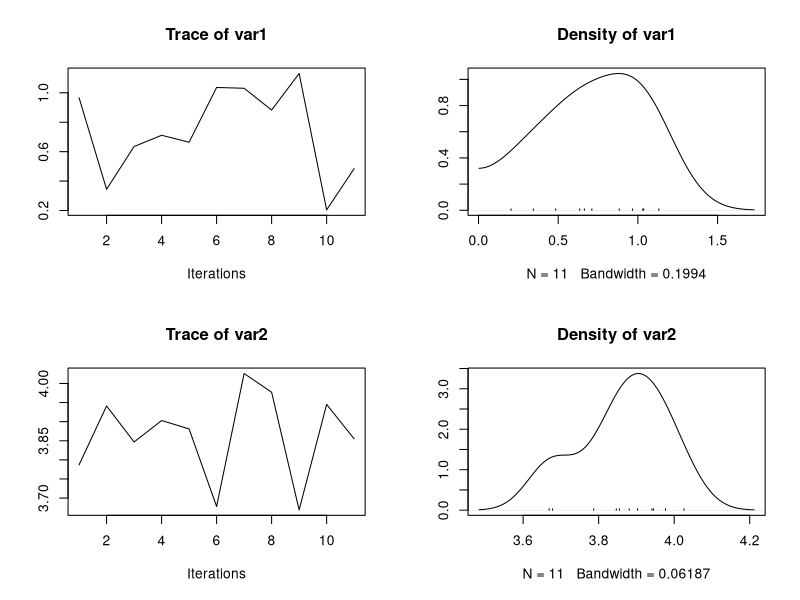
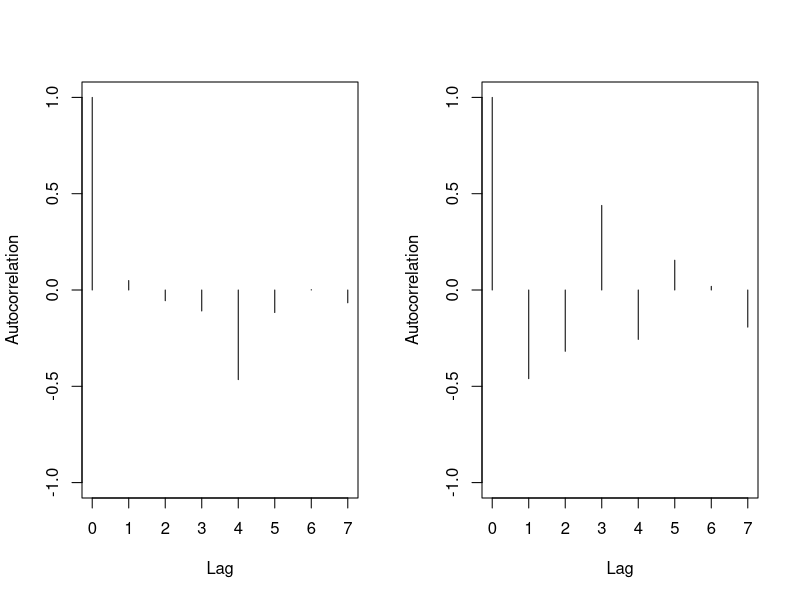
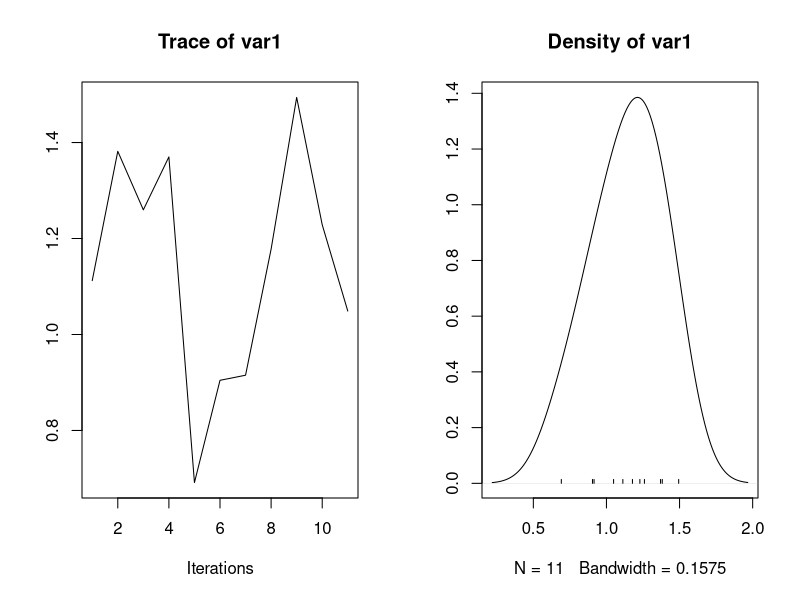
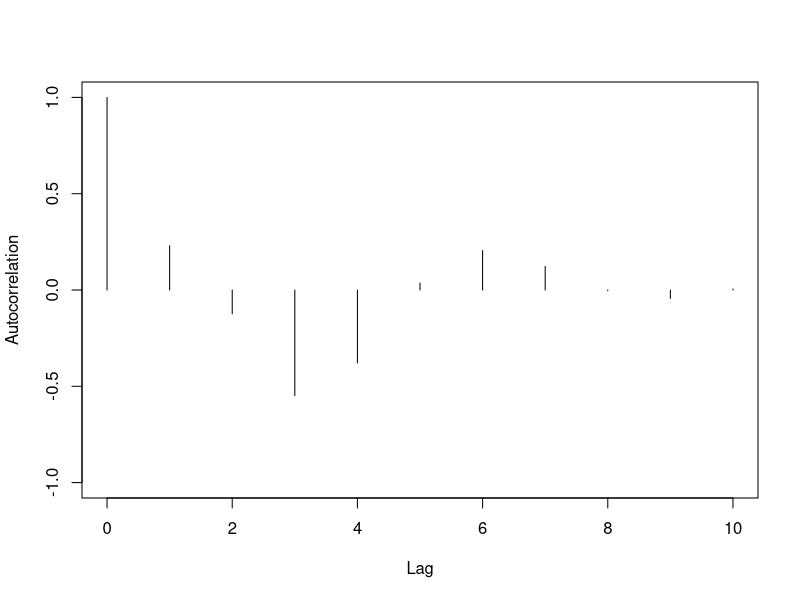
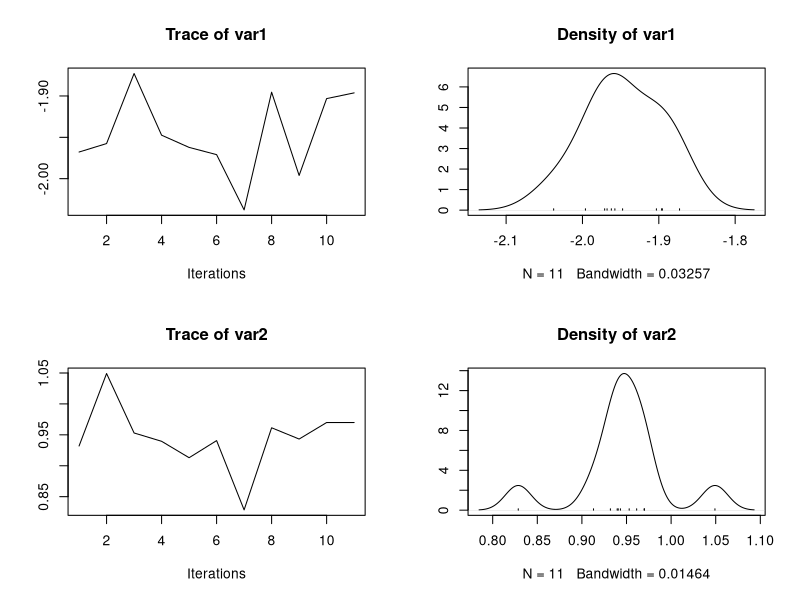
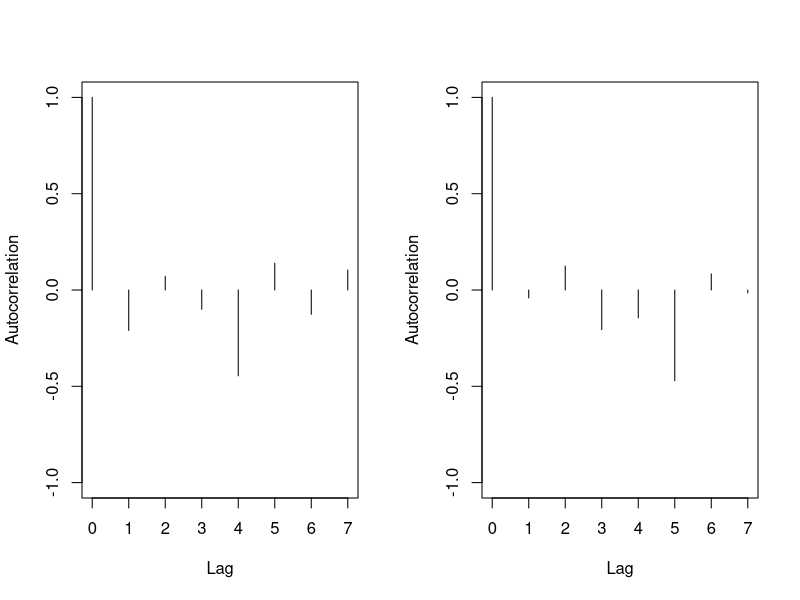
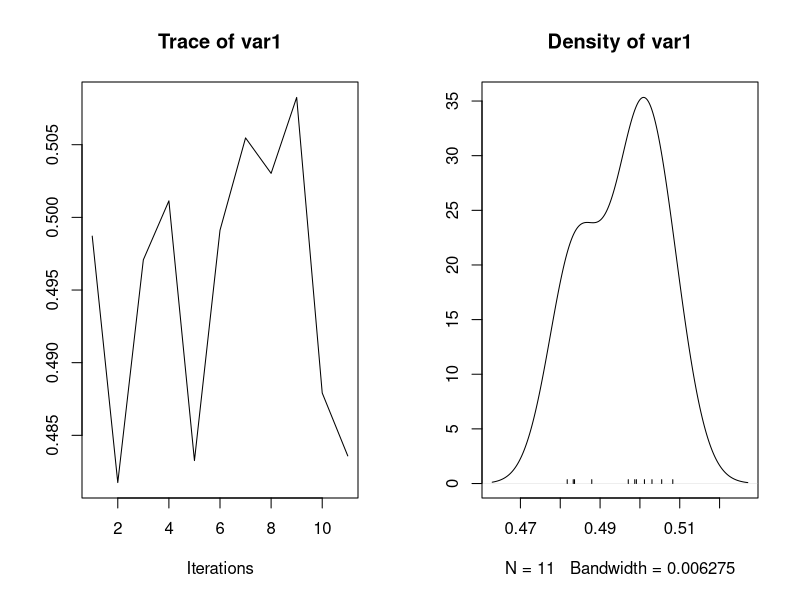
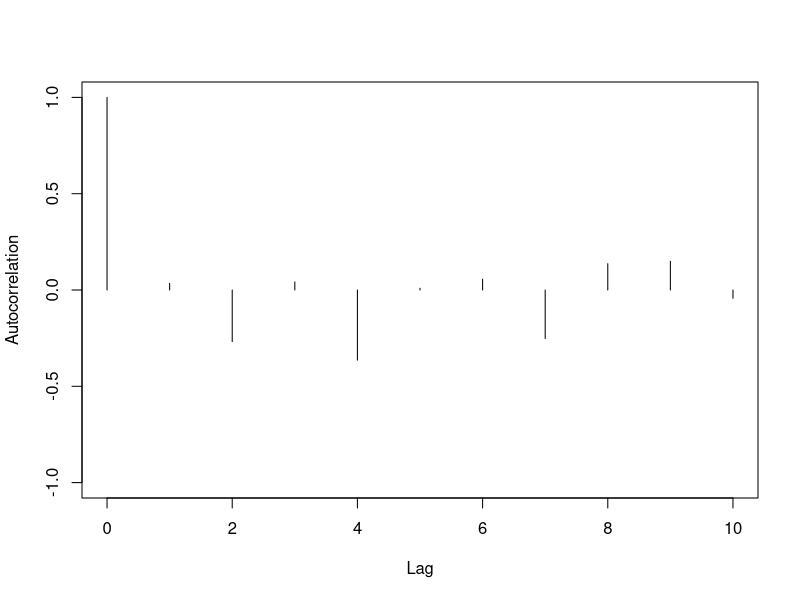

R code for these plots, in order: (Note: this script raises an error after producing the figures.)
#########################################################################
##  Here Try different initial values and different longer chains
##  to show that my MCMC estimation methods work well





############################################################################  
#############################  SARH  ####################################### 
############################################################################  
############################################################################  
##########################################################
#   
#   A Simple SAR SFM with exponential distr of inefficiency
#   Shirong Zhao
#
##########################################################

# y = rho*w*y + x*beta + v - u, panel data
# Model: (I_NT - rho*I_T*kronecker*W)*Y = x*beta + v - u
# u ~ exp(lambda), lambda = exp(z*gamma)
# beta ~ N(0,sigma2*R)
# sigma2 ~ gamma(as,bs)
# gamma ~ N(0,R1)
# u ~ exp(lambda)
# rho ~ Unif(1/r.min, 1)


library(MASS)
library(coda)
library(mvtnorm)
library(Matrix) 
library(mnormt)
library(lattice)
library(msm)
library(mnormt)
library(gdata) # use inside command write.fwf

# subfunctions
# source("./Functions/data_gen.ipynb") # simulate spacial data
##############################################################
####### This function generates spacial data with Y, D and W
data.gen<-function(P1,P2){
  
  V<-P1*P2
  Vid<-array(1:V,c(P1,P2)) # Arbitrarily identifies voxels   
  
  Y<-rep(-99,V) # Arbitrary response vector                 
  Dj<-rep(-99,V)
  Nj<-matrix(-99,nrow=V,ncol=8)  # This will list the neighbors for each voxel
  
  
  for(p1 in 1:P1){
    for(p2 in 1:P2){
      
      # Create the neighborhood matrix, the design matrix, and the segmentation
      # vectors
      l1<-max(c(1,p1-1))
      l2<-max(c(1,p2-1))
      u1<-min(c(P1,p1+1))
      u2<-min(c(P2,p2+1))
      
      neighbors<-as.vector(Vid[l1:u1,l2:u2])
      neighbors<-neighbors[neighbors!=Vid[p1,p2]]
      
      Y[Vid[p1,p2]]<- 10*dnorm((p1-p2),0,10) # rnorm(1,0,0.1 is the noise data, here no noise
      
      wjv<-length(neighbors)
      Dj[Vid[p1,p2]]<-wjv
      Nj[Vid[p1,p2],1:wjv]<-neighbors           
    }
  }
  # Creating the necessary sparse matrices
  i<-NULL
  j<-NULL
  
  for(v in 1:V){
    i<-c(i,rep(v,Dj[v]))
    j<-c(j,Nj[v,1:Dj[v]])
  }
  
  W<- sparseMatrix(i, j, x = 1)  
  D<-sparseMatrix(1:V,1:V,x=Dj)
  
  return(list("Y"=Y,"D"=D,"W"=W))
}

##########################################
# Generates D and W Matrix

P1 = 10
P2 = 10

data<-data.gen(P1=P1,P2=P2)
Y0<-matrix(data$Y, nrow = P1, ncol = P2) 
#levelplot(Y0)

D<-data$D
WW<-data$W 
W=WW/rowSums(WW) # weight matrix, row sums up to 1

##########################################
# Generates Simulation Data
#
set.seed(1111)
N = P1*P2
T = 5
NT = N*T
X = cbind(1,rnorm(NT,0,1))
Z = cbind(1,rnorm(NT,0,1))
beta.true = c(1,4)
sigma2.true = 1
gamma.true = c(-2,1)
lambda.true = exp(Z%*%gamma.true)
rho.true = 0.5
IW=kronecker(diag(T), W)
IRW = solve(diag(NT)-rho.true*IW) # IRW = (I_NT - rho*I_T*kronecker*W)^{-1}
v = rnorm(NT,0,sd = sqrt(sigma2.true))
u.true = rexp(NT, rate=lambda.true)
Y = IRW%*%(X%*%beta.true + v - u.true)

##########################################
# specify the priors

NT = dim(X)[1]
p = dim(X)[2] 
q = dim(Z)[2]
R = 1000*diag(p)
R1 = 100
R2 = 100
RI<-solve(R)
as = 1
bs = 1
al = 1
bl = 1
delta1 = 0.5 # need to be tuned, gamma1.p/gamma1 ~ N(gamma1, delta1)
delta2 = 0.5 # need to be tuned, gamma2.p/gamma2 ~ N(gamma2, delta2)

acc1 = 0 # calculate the accepting rate for gamma1
acc2 = 0 # calculate the accepting rate  for gamma2
thin = 5e1
iter = 1e3
G=iter/thin
Burn = iter/4

### Set the inital value
beta = c(0,0)
gamma = c(0,0)
gamma1 = gamma[1]
gamma2 = gamma[2]
sigma2 = 1
lambda = exp(Z%*%gamma)
rho = 0
u = rexp(NT, rate=lambda)


##########################################
# Create Vector/Matrix to save parameters

beta.save<-matrix(-99,nrow=iter/thin,ncol=p)
sigma2.save<-rep(-99,iter/thin)
gamma.save<-matrix(-99,nrow=iter/thin,ncol=q)
rho.save<-rep(-99,iter/thin)
u.save<-matrix(-99,nrow=iter/thin,ncol=NT)
beta.save[1,]<-beta
sigma2.save[1]<-sigma2
gamma.save[1,]<-gamma
rho.save[1]<-rho
u.save[1,]<-u


##################################################################
# calculate the range of rho, rho ~(1/r.min,1)
# where r.min is the most negative real characteristic root of W
e <- eigen(W)
r.min <- min(e$values)
r.minI <- 1/r.min


##############################################
# quantities only computed once
XTXRI<-solve(t(X)%*%X+RI)
YTWTWYI<-solve(t(Y)%*%t(IW)%*%IW%*%Y)


############################################################################  
############################################################################   
# Burn in loop

for(g in 1:Burn){
  
  
  ##############################################
  # Sample the coefficients beta
  
  Yh=(diag(NT)-rho*IW)%*%Y   # Yh = (I-rho*W)*Y
  
  cv.beta<-XTXRI*sigma2
  mu.beta<-XTXRI%*%t(X)%*%(Yh+u)
  
  
  beta<-as.vector(rmvnorm(1,mean=mu.beta,sigma=cv.beta)) 
  
  
  ##############################################
  # sample inefficiency components 
  
  
  Yt<-Yh-X%*%beta  # Yt = (I-rho*W)*Y - X%*%beta
  
  l1<-0
  u1<-Inf
  mu.u<-as.vector(-(Yt+lambda*sigma2*rep(1,NT)))
  cv.u<-as.vector(sigma2*diag(NT))
  u<-rtnorm(NT, mean=mu.u, sd=sqrt(sigma2), lower=l1, upper=u1)
  u<-as.vector(u)
  
  
  ###############################################
  # Sample sigma2
  
  
  asp<-as+NT/2+p/2
  bsp<-as.vector(bs+sum((Yh-X%*%beta+u)^2)/2+t(beta)%*%RI%*%beta/2)
  
  samp<-rgamma(1,asp,bsp)
  
  sigma2<-1/samp
  
  
  ###############################################
  # Sample gamma1
  
  gamma1.p<-rnorm(1,gamma1,sd=sqrt(delta1))
  gamma.p<-c(gamma1.p,gamma2)
  lambda.p<-exp(Z%*%gamma.p)
  llik=sum(dexp(u,lambda,log=TRUE))
  gamma1.prior<-dnorm(gamma1,0,sd=sqrt(R1),log=TRUE)
  llik.p=sum(dexp(u,lambda.p,log=TRUE))
  gamma1.p.prior<-dnorm(gamma1.p,0,sd=sqrt(R1),log=TRUE)
  
  r=exp(llik.p + gamma1.p.prior - llik - gamma1.prior)
  z<-rbinom(1,1,min(r,1))  
  
  if(z==1){
    gamma1 =gamma1.p
    gamma =gamma.p
    lambda =lambda.p
    acc1 = acc1 + 1 	
  }
  
  
  
  ###############################################
  # Sample gamma2
  
  gamma2.p<-rnorm(1,gamma2,sd=sqrt(delta2))
  gamma.p<-c(gamma1,gamma2.p)
  lambda.p<-exp(Z%*%gamma.p)
  llik=sum(dexp(u,lambda,log=TRUE))
  gamma2.prior<-dnorm(gamma2,0,sd=sqrt(R2),log=TRUE)
  llik.p=sum(dexp(u,lambda.p,log=TRUE))
  gamma2.p.prior<-dnorm(gamma2.p,0,sd=sqrt(R2),log=TRUE)
  
  r=exp(llik.p + gamma2.p.prior - llik - gamma2.prior)
  z<-rbinom(1,1,min(r,1))  
  
  if(z==1){
    gamma2 =gamma2.p
    gamma =gamma.p
    lambda =lambda.p
    acc2 = acc2 + 1 	
  }
  
  
  
  ###############################################
  # Sample rho
  
  
  l2<--1
  u2<-1
  
  mu.rho <- as.vector(YTWTWYI%*%t(Y)%*%t(IW)%*%(Y-X%*%beta+u))  
  cv.rho <- as.vector(sigma2*YTWTWYI)
  
  rho<-rtnorm(1, mean=mu.rho, sd=sqrt(cv.rho), lower=l2, upper=u2)
  
  
  ###############################################
  # Tune delta, delta1, delta2
  
  if(g%%1000==0){   
    
    delta1<- delta1 + (acc1/1000 >0.55)*0.75*delta1 - (acc1/1000 < 0.35)*0.75*delta1
    delta2<- delta2 + (acc2/1000 >0.55)*0.75*delta2 - (acc2/1000 < 0.35)*0.75*delta2
    print(c(acc1,acc2))
    
    acc1<-0
    acc2<-0
    
  }
  
}


############################################################################  
############################################################################  
# Smpling loop


for(g in (thin+1):iter){
  
  ##############################################
  # Sample the coefficients beta
  
  Yh=(diag(NT)-rho*IW)%*%Y   # Yh = (I-rho*W)*Y
  
  cv.beta<-XTXRI*sigma2
  mu.beta<-XTXRI%*%t(X)%*%(Yh+u)
  
  
  beta<-as.vector(rmvnorm(1,mean=mu.beta,sigma=cv.beta)) 
  
  
  ##############################################
  # sample inefficiency components 
  
  
  Yt<-Yh-X%*%beta  # Yt = (I-rho*W)*Y - X%*%beta
  
  l1<-0
  u1<-Inf
  mu.u<-as.vector(-(Yt+lambda*sigma2*rep(1,NT)))
  cv.u<-as.vector(sigma2*diag(NT))
  u<-rtnorm(NT, mean=mu.u, sd=sqrt(sigma2), lower=l1, upper=u1)
  u<-as.vector(u)
  
  ###############################################
  # Sample sigma2
  
  
  asp<-as+NT/2+p/2
  bsp<-as.vector(bs+sum((Yh-X%*%beta+u)^2)/2+t(beta)%*%RI%*%beta/2)
  
  samp<-rgamma(1,asp,bsp)
  
  sigma2<-1/samp
  
  
  ###############################################
  # Sample gamma1
  
  gamma1.p<-rnorm(1,gamma1,sd=sqrt(delta1))
  gamma.p<-c(gamma1.p,gamma2)
  lambda.p<-exp(Z%*%gamma.p)
  llik=sum(dexp(u,lambda,log=TRUE))
  gamma1.prior<-dnorm(gamma1,0,sd=sqrt(R1),log=TRUE)
  llik.p=sum(dexp(u,lambda.p,log=TRUE))
  gamma1.p.prior<-dnorm(gamma1.p,0,sd=sqrt(R1),log=TRUE)
  
  r=exp(llik.p + gamma1.p.prior - llik - gamma1.prior)
  z<-rbinom(1,1,min(r,1))  
  
  if(z==1){
    gamma1 =gamma1.p
    gamma =gamma.p
    lambda =lambda.p
    acc1 = acc1 + 1 	
  }
  
  
  
  ###############################################
  # Sample gamma2
  
  gamma2.p<-rnorm(1,gamma2,sd=sqrt(delta2))
  gamma.p<-c(gamma1,gamma2.p)
  lambda.p<-exp(Z%*%gamma.p)
  llik=sum(dexp(u,lambda,log=TRUE))
  gamma2.prior<-dnorm(gamma2,0,sd=sqrt(R2),log=TRUE)
  llik.p=sum(dexp(u,lambda.p,log=TRUE))
  gamma2.p.prior<-dnorm(gamma2.p,0,sd=sqrt(R2),log=TRUE)
  
  r=exp(llik.p + gamma2.p.prior - llik - gamma2.prior)
  z<-rbinom(1,1,min(r,1))  
  
  if(z==1){
    gamma2 =gamma2.p
    gamma =gamma.p
    lambda =lambda.p
    acc2 = acc2 + 1 	
  }
  
  
  
  ###############################################
  # Sample rho
  
  
  l2<--1
  u2<-1
  
  mu.rho <- as.vector(YTWTWYI%*%t(Y)%*%t(IW)%*%(Y-X%*%beta+u))  
  cv.rho <- as.vector(sigma2*YTWTWYI)
  
  rho<-rtnorm(1, mean=mu.rho, sd=sqrt(cv.rho), lower=l2, upper=u2)
  
  
  
  ###############################################
  # Save the parameters
  
  if(g%%thin==0){   
    
    print(g)
    
    beta.save[g/thin,]<-beta
    sigma2.save[g/thin]<-sigma2
    gamma.save[g/thin,]<-gamma
    rho.save[g/thin]<-rho
    u.save[g/thin,]<-u
    
  }
}


###############################################
# calculate the accepting rate


acc1/(iter-thin)
acc2/(iter-thin)



###############################################
# Summarizing results 




beta.mcmc = as.mcmc(beta.save[(G/2):G,])
print(paste0("Estimate Mean of beta:  ", apply(beta.mcmc,2,mean)))
print(paste0("True beta:  ", beta.true))
HPDinterval(beta.mcmc)
print(paste0("Effective Sample Size:  ", effectiveSize(beta.mcmc)))
plot(beta.mcmc)
autocorr.plot(beta.mcmc)




sigma2.mcmc = as.mcmc(sigma2.save[(G/2):G])
print(paste0("Estimate Mean of sigma2:  ", mean(sigma2.mcmc)))
print(paste0("True sigma2:  ", sigma2.true))
HPDinterval(sigma2.mcmc)
print(paste0("Effective Sample Size:  ", effectiveSize(sigma2.mcmc)))
plot(sigma2.mcmc)
autocorr.plot(sigma2.mcmc)




gamma.mcmc = as.mcmc(gamma.save[(G/2):G,])
print(paste0("Estimate Mean of gamma:  ", apply(gamma.mcmc,2,mean)))
print(paste0("True gamma:  ", gamma.true))
HPDinterval(gamma.mcmc)
print(paste0("Effective Sample Size:  ", effectiveSize(gamma.mcmc)))
plot(gamma.mcmc)
autocorr.plot(gamma.mcmc)




rho.mcmc = as.mcmc(rho.save[(G/2):G])
print(paste0("Estimate Mean of rho:  ", mean(rho.mcmc)))
print(paste0("True rho:  ", rho.true))
HPDinterval(rho.mcmc)
print(paste0("Effective Sample Size:  ", effectiveSize(rho.mcmc)))
plot(rho.mcmc)
autocorr.plot(rho.mcmc)





##########################################
# Save the data for SARH

SARH1=cbind(beta.save[,1], beta.save[,2], sigma2.save, gamma.save[,1], gamma.save[,2], rho.save)
formatInfoSARH1<-write.fwf(x=SARH1, file="./Data/SARH1.txt", formatInfo=TRUE)
write.csv(formatInfoSARH1, "./Data/formatInfoSARH1.csv")

############################################
# Save the graph


pdf('./Output/SARH.pdf')

beta.mcmc = as.mcmc(beta.save[(G/2):G,])
print(paste0("Estimate Mean of beta:  ", apply(beta.mcmc,2,mean)))
print(paste0("True beta:  ", beta.true))
HPDinterval(beta.mcmc)
print(paste0("Effective Sample Size:  ", effectiveSize(beta.mcmc)))
plot(beta.mcmc)
autocorr.plot(beta.mcmc)


sigma2.mcmc = as.mcmc(sigma2.save[(G/2):G])
print(paste0("Estimate Mean of sigma2:  ", mean(sigma2.mcmc)))
print(paste0("True sigma2:  ", sigma2.true))
HPDinterval(sigma2.mcmc)
print(paste0("Effective Sample Size:  ", effectiveSize(sigma2.mcmc)))
plot(sigma2.mcmc)
autocorr.plot(sigma2.mcmc)


gamma.mcmc = as.mcmc(gamma.save[(G/2):G,])
print(paste0("Estimate Mean of gamma:  ", apply(gamma.mcmc,2,mean)))
print(paste0("True gamma:  ", gamma.true))
HPDinterval(gamma.mcmc)
print(paste0("Effective Sample Size:  ", effectiveSize(gamma.mcmc)))
plot(gamma.mcmc)
autocorr.plot(gamma.mcmc)


rho.mcmc = as.mcmc(rho.save[(G/2):G])
print(paste0("Estimate Mean of rho:  ", mean(rho.mcmc)))
print(paste0("True rho:  ", rho.true))
HPDinterval(rho.mcmc)
print(paste0("Effective Sample Size:  ", effectiveSize(rho.mcmc)))
plot(rho.mcmc)
autocorr.plot(rho.mcmc)


dev.off()


################################################################
# make latex code for tables:

# true values
tab=matrix(nrow=6,ncol=5)
tab[1:2,1] = beta.true
tab[3,1] = rho.true
tab[4,1] = sigma2.true
tab[5:6,1] = gamma.true

# initial values
tab[1:2,2] = beta.save[1,]
tab[3,2] = rho.save[1]
tab[4,2] = sigma2.save[1]
tab[5:6,2] = gamma.save[1,]


# estimate
tab[1:2,3] = round(apply(beta.mcmc,2,mean),2)
tab[3,3] = round(mean(rho.mcmc),2)
tab[4,3] = round(mean(sigma2.mcmc),2)
tab[5:6,3] = round(apply(gamma.mcmc,2,mean),2)



# 95% HPD: left
tab[1:2,4] = round(HPDinterval(beta.mcmc)[1:2,1],2)
tab[3,4] = round(HPDinterval(rho.mcmc)[1],2)
tab[4,4] = round(HPDinterval(sigma2.mcmc)[1],2)
tab[5:6,4] = round(HPDinterval(gamma.mcmc)[1:2,1],2)


# 95% HPD: right
tab[1:2,5] = round(HPDinterval(beta.mcmc)[1:2,2],2)
tab[3,5] = round(HPDinterval(rho.mcmc)[2],2)
tab[4,5] = round(HPDinterval(sigma2.mcmc)[2],2)
tab[5:6,5] = round(HPDinterval(gamma.mcmc)[1:2,2],2)

print(tab)

res=formatC(tab,width=7,digits=2,format="f")

print(res)

# \\ means backslash  \ 
param = c("$\\beta_1 $",  
          "$\\beta_2 $",    
          "$\\rho    $",
          "$\\sigma^2$",   
          "$\\gamma_1$",
          "$\\gamma_2$") 


tex=paste( 
          param, "&",
          res[,1],"&",
          res[,2],"&",
          res[,3],"&","[",
          res[,4],",",
          res[,5],"]","\\\\")

print(tex)

write(tex,file="./Output/SARH_test1_inital.tex")
